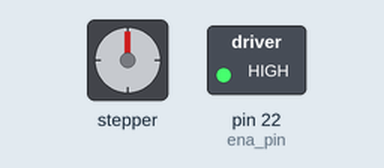
Simulated run of this program. Board: MicroPython board. Parts: stepper motor, switched loads named in the program (green lamp = pin HIGH). Pins used as bus, display or sensor lines are not drawn.

Above: at 0.1 s.
At 1.6 s:
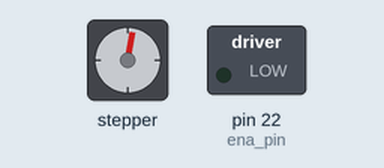
At 8.9 s:
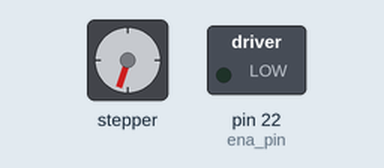
At 20.7 s:
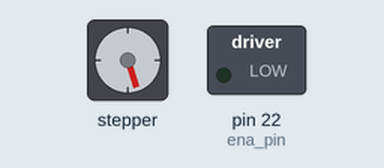
Timing chart, 0 to 22.0 s (numbered marks = the images above):
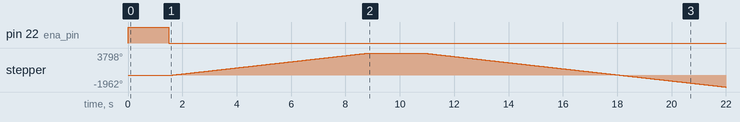

The program:

Example2.py
```python
from Stepper import Stepper # import Class Stepper
from machine import Pin # import Pin
import time # import time

accumulated_remainder = 0.0 # Add accumulated_remainder variable
PULSES_PER_REV = 1600 # Add PULSES_PER_REV variable
SLOTS = 29 # Add SLOTS variable
STEP_PER_SLOT = PULSES_PER_REV / SLOTS # Add STEP_PER_SLOT variable
ena_pin = Pin(22,Pin.OUT) # enable 22 pin
ena_pin.value(1)  # disable motor(lock)
motor = Stepper(steps_per_rev=PULSES_PER_REV, step_pin=17, dir_pin=21) # Add instance motor for 3 pin
motor.setSpeed(11)   # 30 RPM
i = 1
def rotate_slotSD(remainder=0.0): # this function used to coincidental rotation in each slot
    steps_needed = STEP_PER_SLOT + remainder # find step need by STEP_PER_SLOT + remainder
    full_steps = int(steps_needed) # Decimal truncation
    motor.step(full_steps) # motor movement control as step need
    new_remainder = steps_needed - full_steps # minus with step need for decimal need return back

    return new_remainder # return new_remainder
time.sleep_ms(1500) # delay millisecon
ena_pin.value(0) # enable motor(unlock)
while True: # loop always true
    accumulated_remainder = rotate_slotSD(accumulated_remainder) # call function rotate_slotSD and assign to accumulated_remainder
    motor.step(int(STEP_PER_SLOT)) # motor movement control as step need
    motor.step(2000) # motor movement control as step need
    time.sleep_ms(2000) # delay millisecon
    motor.moveRounds(-42) # move rounds need
    motor.moveDegrees(90)   # 90° rotation forward
    motor.moveDegrees(-180) # 180° rotation backward
    time.sleep_ms(1000) # delay millisecon
    motor.moveRounds(-38) # move rounds need
    time.sleep_ms(1000) # delay millisecon
    print(f"rev: {i}") # display revolution
    i+=1 # plus 1 revolution
```

Stepper.py
```python
from machine import Pin
import time

class Stepper:
    def __init__(self, steps_per_rev=200, pins=None, step_pin=None, dir_pin=None):
        self.steps_per_rev = steps_per_rev
        self.last_step_time = 0
        self.mode = None
        if pins is not None:
            self.mode = "direct"
            self.pins = [Pin(p, Pin.OUT) for p in pins]
            self.seq = [
                [1,0,0,0],
                [1,1,0,0],
                [0,1,0,0],
                [0,1,1,0],
                [0,0,1,0],
                [0,0,1,1],
                [0,0,0,1],
                [1,0,0,1]
            ]
        elif step_pin is not None and dir_pin is not None:
            self.mode = "driver"
            self.step_pin = Pin(step_pin, Pin.OUT)
            self.dir_pin = Pin(dir_pin, Pin.OUT)

        else:
            raise ValueError("pins=[...] or step_pin, dir_pin")

    def setSpeed(self, rpm):
        self.step_delay = int((60_000_000 / self.steps_per_rev) / rpm)

    def step(self, steps_to_move):
        direction = 1 if steps_to_move > 0 else -1
        steps_left = abs(steps_to_move)
        if not hasattr(self, "_seq_pos"):
            self._seq_pos = 0
        if self.mode == "direct":
            while steps_left > 0:
                now = time.ticks_us()
                if time.ticks_diff(now, self.last_step_time) >= self.step_delay:
                    self.last_step_time = now
                    for i in range(4):
                        self.pins[i].value(self.seq[self._seq_pos][i])
                    self._seq_pos = (self._seq_pos + direction) % len(self.seq)
                    steps_left -= 1
                else:
                    time.sleep_us(50)
        elif self.mode == "driver":
            self.dir_pin.value(1 if direction > 0 else 0)
            while steps_left > 0:
                now = time.ticks_us()
                if time.ticks_diff(now, self.last_step_time) >= self.step_delay:
                    self.last_step_time = now
                    self.step_pin.value(1)
                    time.sleep_us(5)
                    self.step_pin.value(0)
                    steps_left -= 1
                else:
                    time.sleep_us(50)
    def moveDegrees(self, deg):
        steps = int((deg / 360.0) * self.steps_per_rev)
        self.step(steps)
    def moveRounds(self, n):
        steps = int(n * self.steps_per_rev)
        self.step(steps)
    def disable(self):
        for pin in self.pins:
            pin.value(0)
```

Measured:
- by itself, stepper: turns 3798° clockwise in 7.4 s, then 5760° counter-clockwise in 11.1 s
